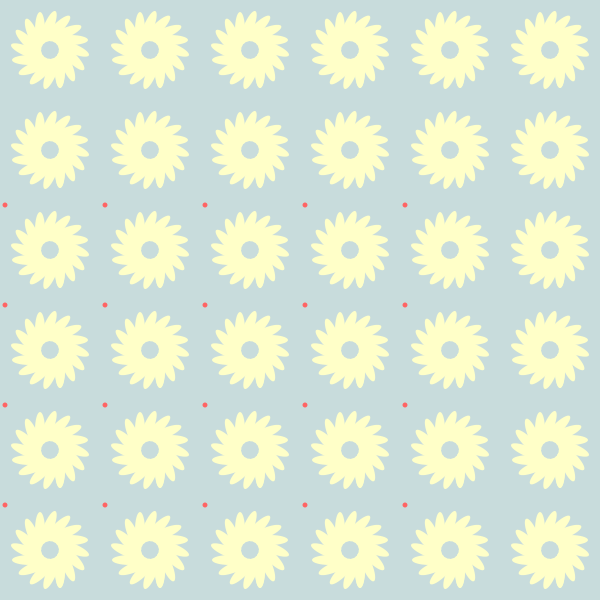
Frame 1 (no input)
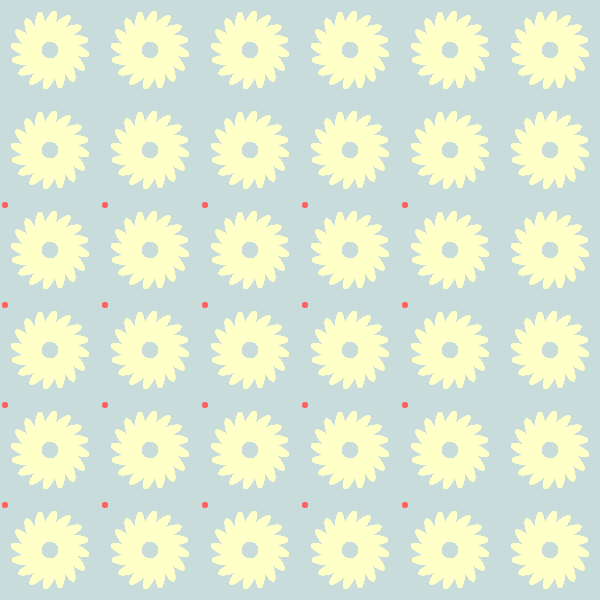
Frame 60 (the mouse pressed at the canvas centre just before this capture)
Frame 120 (the mouse held since frame 60 and released just before this capture): identical to frame 60, image omitted

The Processing sketch that drew these frames (run headless with seeded random() and noise(); from frame 60 on, the mouse is pressed at the canvas centre):

// Processing sketch: processing_138530
// ── processing_138530.pde

void setup() {
  size(600,600);
  background(200, 220, 220);
  //fill(255, 255, 200);
  noStroke();
  smooth();
}

void draw() {
  
  //draw the dandelion
  for (int i = 0; i < 6; ++i) {
    translate(50,50 + i*100);
   figureRow(); 
    translate(-50,- (50 + i*100));  //reset (0,0)
  }
  
  //TODO draw the red dots
  for (int j = 0; j < 5; ++j) {
    translate(0, 100 + j*100);
    for (int i = 0; i < 5; ++i) {
      translate(-0 + i*100, 100);
      redDot();  
      translate(-(-0 + i*100), -100);  //reset (0,0)
    } 
    translate(0, - (100 + j*100));  //reset (0,0)
  }
}

void figureRow() {
  for (int i = 0; i < 6; ++i) {
    outerFigure();
    translate(100, 0);
  }  //position: (650, 50);
  translate(-600, 0);
}

void outerFigure() {
  innerFigure();
  for (int i = 0; i < 16; ++i) {
    rotate(PI/8);
    innerFigure();
  }
}

void innerFigure() {
  ellipseMode(RADIUS);
  fill(255, 255, 200);
  ellipse(10, 20, 5, 75/4);
}

void redDot() {
  ellipseMode(CENTER);
  fill(255, 100, 100);
  ellipse(5, 5, 5, 5);
}
